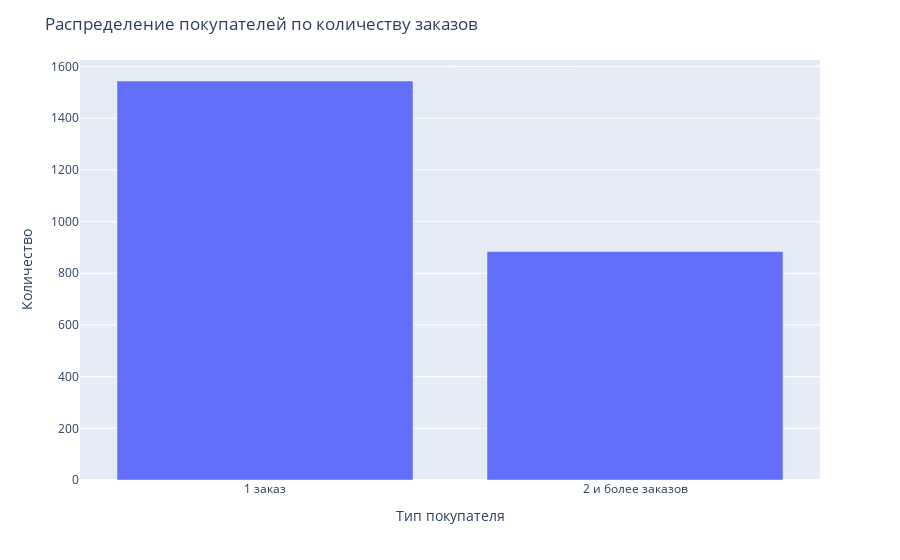

Notebook source saved alongside this figure:
### Code cell
fig = px.bar(data_type, x='customer_type', y='customer_id_count')
fig.update_layout(title='Распределение покупателей по количеству заказов',\
                  xaxis_title='Тип покупателя', yaxis_title='Количество')
fig.show()

### Figure 1 — Plotly figure (JSON) as saved in the notebook; plotly's stock layout.template omitted (floating-point values rounded to 4 significant figures)
{"data": [{"alignmentgroup": "True", "hovertemplate": "customer_type=%{x}<br>customer_id_count=%{y}<extra></extra>", "legendgroup": "", "marker": {"color": "#636efa", "pattern": {"shape": ""}}, "name": "", "offsetgroup": "", "orientation": "v", "showlegend": false, "textposition": "auto", "type": "bar", "x": ["1 заказ", "2 и более заказов"], "xaxis": "x", "y": [1544, 884], "yaxis": "y"}], "layout": {"barmode": "relative", "legend": {"tracegroupgap": 0}, "margin": {"t": 60}, "title": {"text": "Распределение покупателей по количеству заказов"}, "xaxis": {"anchor": "y", "domain": [0, 1], "title": {"text": "Тип покупателя"}}, "yaxis": {"anchor": "x", "domain": [0, 1], "title": {"text": "Количество"}}}}
